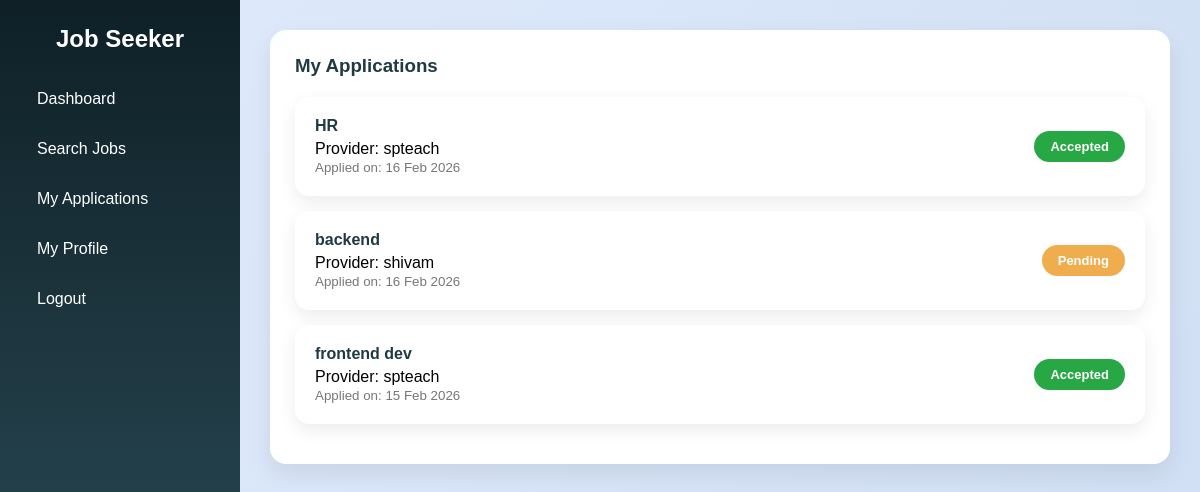
/jobseeker_applications/ (signed in), run on an earlier commit of the app's database.
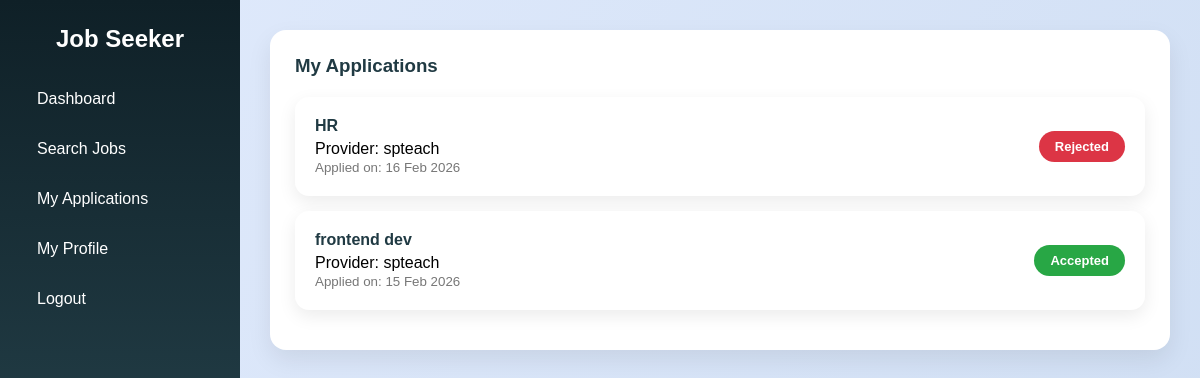
And on a later commit of the database.
### myapp/models.py (models this page shows, shortened)
class Application(models.Model):
    STATUS_CHOICES = [
        ("Pending", "Pending"),
        ("Accepted", "Accepted"),
        ("Rejected", "Rejected"),
    ]
    job = models.ForeignKey(
        Job,
        on_delete=models.CASCADE,
        related_name="applications"
    )
    seeker = models.ForeignKey(
        User,
        on_delete=models.CASCADE,
        related_name="job_applications"
    )
    applied_at = models.DateTimeField(auto_now_add=True)
    status = models.CharField(
        max_length=20,
        choices=STATUS_CHOICES,
        default="Pending"
    )
    class Meta:
        unique_together = ("job", "seeker")
        ordering = ["-applied_at"]

class Job(models.Model):
    provider = models.ForeignKey(
        User,
        on_delete=models.CASCADE,
        related_name="posted_jobs"
    )
    title = models.CharField(max_length=200)
    description = models.TextField()
    location = models.CharField(max_length=100)
    salary = models.IntegerField(blank=True, null=True)
    job_type = models.CharField(
        max_length=50,
        choices=[
            ("Full Time", "Full Time"),
            ("Part Time", "Part Time"),
            ("Internship", "Internship"),
            ("Remote", "Remote")
        ],
        default="Full Time"
    )
    created_at = models.DateTimeField(auto_now_add=True)
    applicants = models.IntegerField(default=0)
    class Meta:
        ordering = ["-created_at"]

### myapp/views.py (the view)
# urls.py: path('jobseeker_applications/', views.jobseeker_applications, name='jobseeker_applications'),
@login_required(login_url='login_jobseeker')
def jobseeker_applications(request):
    apps = Application.objects.filter(seeker=request.user)
    return render(
        request,
        "jobseeker_applications.html",
        {"applications": apps}
    )

### templates/jobseeker_applications.html (shortened to what this page needs)
<!DOCTYPE html>
<html lang="en">
<head>
</head>
<body>
<div class="sidebar">
    <h2>Job Seeker</h2>
    <a href="{% url 'dashboard_jobseeker' %}">Dashboard</a>
    <a href="{% url 'jobseeker_search' %}">Search Jobs</a>
    <a href="{% url 'jobseeker_applications' %}">My Applications</a>
    <a href="{% url 'jobseeker_profile' %}">My Profile</a>
    <a href="{% url 'logout' %}">Logout</a>
</div>
<div class="main">
    <div class="section">
        <h3>My Applications</h3>
        {% if applications %}
            {% for app in applications %}
                <div class="app-card">
                    <div>
                        <h4>{{ app.job.title }}</h4>
                        <div>Provider: {{ app.job.provider.first_name }}</div>
                        <small>Applied on: {{ app.applied_at|date:"d M Y" }}</small>
                    </div>
                    <span class="status {{ app.status|lower }}">
{{ app.status }}
</span>
                </div>
            {% endfor %}
        {% else %}
            <div class="empty">
                <h4>No applications found</h4>
                <p>Start applying for jobs to see them here.</p>
            </div>
        {% endif %}
    </div>
</div>
</body>
</html>

What changed in the data, as far as the page shows it:
removed Application: job "backend", job.provider.first_name "shivam", applied_at "16 Feb 2026", status "Pending"
changed Application "HR": status "Accepted" → "Rejected"
